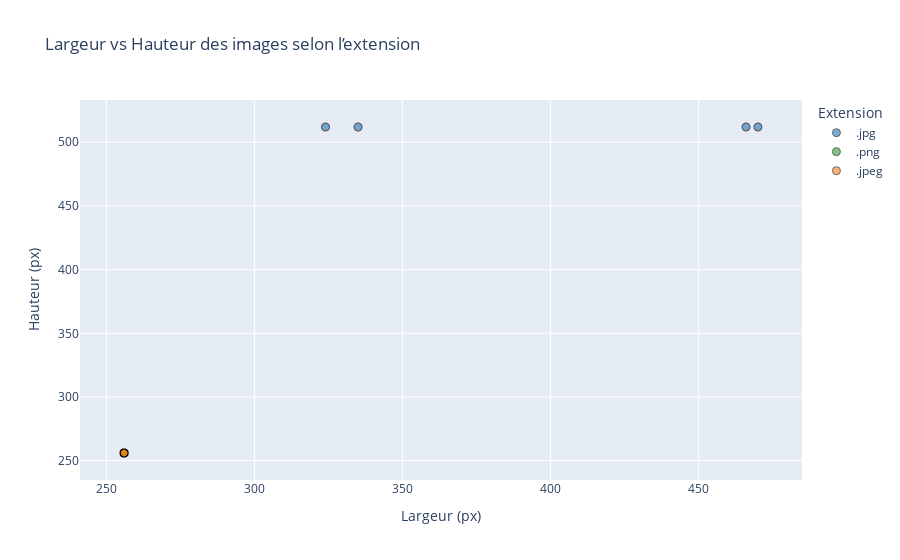

The notebook cell this image was saved under:
### Code cell
import plotly.express as px

# Palette manuelle avec des couleurs bien distinctes
custom_colors = {
    '.jpg': '#1f77b4',   # bleu
    '.jpeg': '#ff7f0e',  # orange
    '.png': '#2ca02c'    # vert
}

fig = px.scatter(
    df_images,
    x='width',
    y='height',
    color='extension',
    color_discrete_map=custom_colors,
    title='Largeur vs Hauteur des images selon l’extension',
    labels={'width': 'Largeur (px)', 'height': 'Hauteur (px)', 'extension': 'Extension'}
)

fig.update_traces(marker=dict(opacity=0.6, size=5))
fig.update_traces(marker=dict(size=8, line=dict(width=1, color='black'), opacity=0.6))

fig.show()





# les .png ne sont pas visible sous les bleus car que 2.

### Figure 1 — Plotly figure (JSON) as saved in the notebook; plotly's stock layout.template omitted (floating-point values rounded to 4 significant figures; data arrays with more than 128 entries replaced by an {"elided": "..."} marker saying what was removed)
{"data": [{"hovertemplate": "Extension=.jpg<br>Largeur (px)=%{x}<br>Hauteur (px)=%{y}<extra></extra>", "legendgroup": ".jpg", "marker": {"color": "#1f77b4", "line": {"color": "black", "width": 1}, "opacity": 0.6, "size": 8, "symbol": "circle"}, "mode": "markers", "name": ".jpg", "showlegend": true, "type": "scattergl", "x": {"elided": "162912 int values"}, "xaxis": "x", "y": {"elided": "162912 int values"}, "yaxis": "y"}, {"hovertemplate": "Extension=.png<br>Largeur (px)=%{x}<br>Hauteur (px)=%{y}<extra></extra>", "legendgroup": ".png", "marker": {"color": "#2ca02c", "line": {"color": "black", "width": 1}, "opacity": 0.6, "size": 8, "symbol": "circle"}, "mode": "markers", "name": ".png", "showlegend": true, "type": "scattergl", "x": [256, 256], "xaxis": "x", "y": [256, 256], "yaxis": "y"}, {"hovertemplate": "Extension=.jpeg<br>Largeur (px)=%{x}<br>Hauteur (px)=%{y}<extra></extra>", "legendgroup": ".jpeg", "marker": {"color": "#ff7f0e", "line": {"color": "black", "width": 1}, "opacity": 0.6, "size": 8, "symbol": "circle"}, "mode": "markers", "name": ".jpeg", "showlegend": true, "type": "scattergl", "x": [256, 256], "xaxis": "x", "y": [256, 256], "yaxis": "y"}], "layout": {"legend": {"title": {"text": "Extension"}, "tracegroupgap": 0}, "title": {"text": "Largeur vs Hauteur des images selon l’extension"}, "xaxis": {"anchor": "y", "domain": [0, 1], "title": {"text": "Largeur (px)"}}, "yaxis": {"anchor": "x", "domain": [0, 1], "title": {"text": "Hauteur (px)"}}}}
